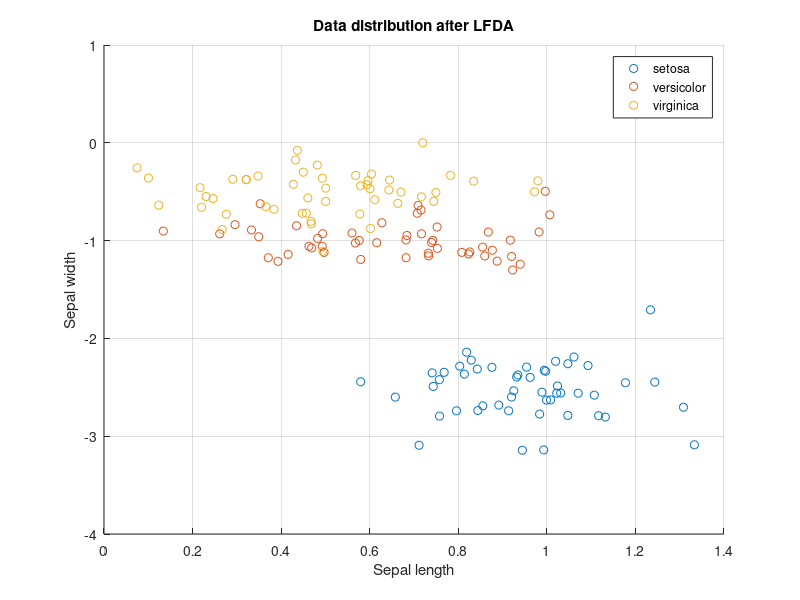

Here is the MATLAB script that generated this plot:
% paper: http://citeseerx.ist.psu.edu/viewdoc/download;jsessionid=BF6A5033EAA46C87448B80973657820B?doi=10.1.1.75.3380&rep=rep1&type=pdf
% official code: https://github.com/jk123vip/cdSRC_matlab_code/blob/master/LFDA.m

clear all 
load fisheriris
% total number of samples = m;
[m n] = size(meas);

keySet = unique(species)';
valueSet = [1 2 3];
M = containers.Map(keySet,valueSet);
num_classes = length(unique(species));

samples_class = zeros(1,num_classes);
for i=1:m
    x = M(char(species(i)));
    samples_class(x) = samples_class(x)+1;
end

% affinity matrixes 
Aw=zeros(m);
Ab=zeros(m);
for i=1:m
    for j=1:m
        yi = M(char(species(i)));
        yj = M(char(species(j)));
        if(yi == yj)
            num = samples_class(yi);
            Aw(i,j) = 1/num;
            Ab(i,j) = (1/m) - (1/num);
        else
            Ab(i,j) = 1/m;
        end
    end
end

tAw=zeros(m);
tAb=zeros(m);
for i=1:m
    for j=1:m
        yi = M(char(species(i)));
        yj = M(char(species(j)));
        if(yi == yj)
            num = samples_class(yi);
            tAw(i,j) = Aw(i,j)/num;
            tAb(i,j) = Ab(i,j)*((1/m) - (1/num));
        else
            Ab(i,j) = 1/m;
        end
    end
end

% calulate the scatter matrixes 
Sw = zeros(n);
Sb = zeros(n);
for i=1:m
    for j=1:m
        temp = meas(i,:) - meas(j,:);
        tSb = tAb(i,j)*(temp'*temp);
        tSw = tAw(i,j)*(temp'*temp);
        Sb = Sb + tSb;
        Sw = Sw + tSw;
    end
end
Sb = 0.5*Sb;
Sw = 0.5*Sw;

W = inv(Sw)*Sb;
[V D] = eig(W);

transform = - V; % implementation gives of eig() gives neg values which can be taken to  
for i=1:n
    max = i;
    for j = i:4
        if(D(j,j)>D(max,max))
           max = j; 
        end
    end
    
    temp = D(max,max);
    D(max,max) = D(i,i);
    D(i,i) = temp;    
    
    temp = transform(:,max);
    transform(:,max) = transform(:,i);
    transform(:,i) = temp;    
end

Y = meas*transform(:,1:2);
f = figure;
gscatter(Y(:,1), Y(:,2), species); hold on 
grid on;
title('Data distribution after LFDA')
xlabel('Sepal length');
ylabel('Sepal width');

% S = zeros(m,1);
% for i=1:m
%     S(i) = M(char(species(i)));
% end
% 
% [T Z] = test(meas,S,2,'weighted',7);
% 
